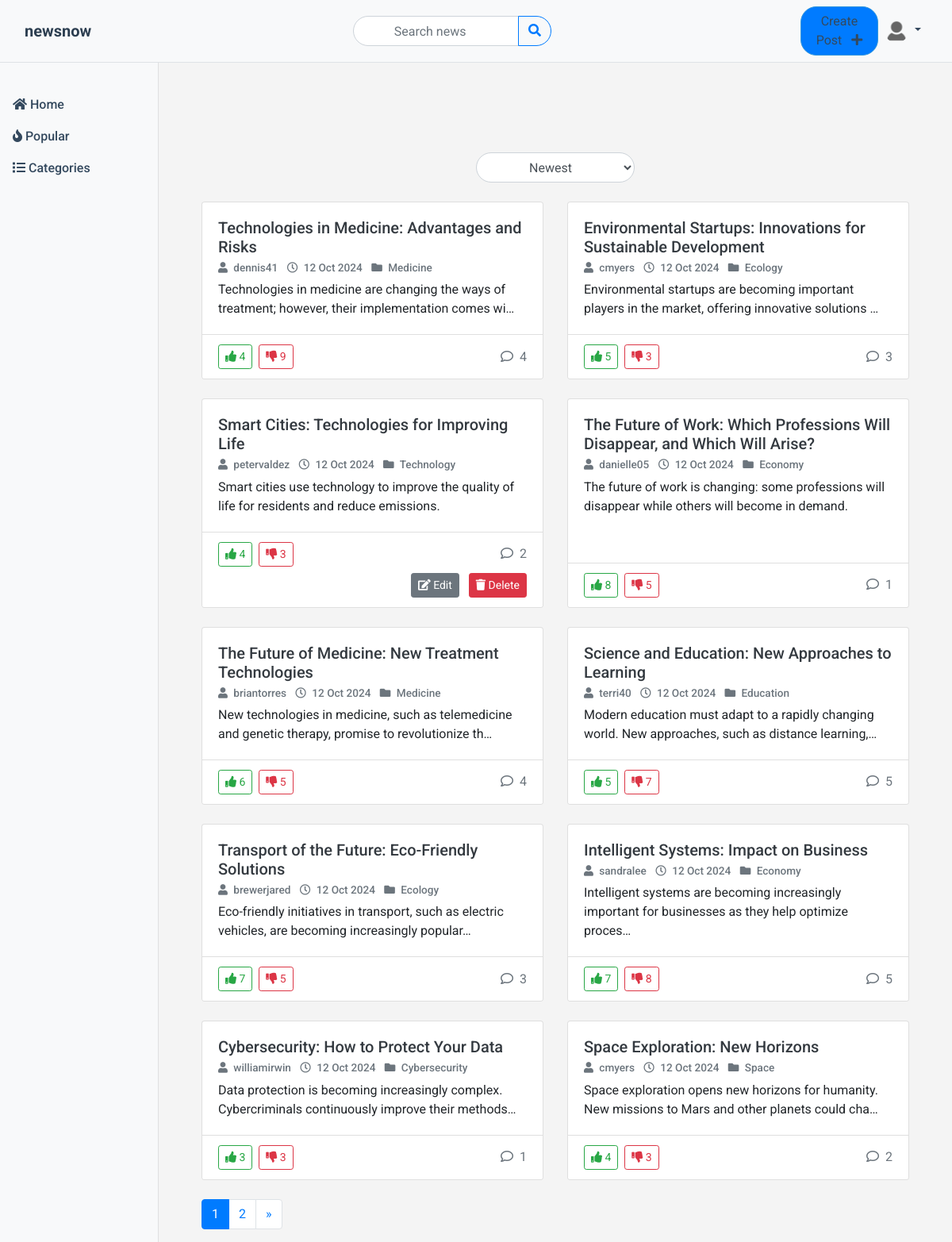
Screenshot of / (signed in) with the database file from the repository.
### news/models.py (models this page shows, shortened)
class Profile(models.Model):
    user = models.OneToOneField(User, on_delete=models.CASCADE)
    avatar = models.ImageField(default='avatars/default_avatar.jpg', upload_to='avatars/')

class Post(models.Model):
    title = models.CharField(max_length=255)
    content = models.TextField()
    created_at = models.DateTimeField(default=timezone.now)
    updated_at = models.DateTimeField(auto_now=True)
    author = models.ForeignKey(User, on_delete=models.CASCADE)
    category = models.ForeignKey('Category', on_delete=models.SET_NULL, null=True)

class Category(models.Model):
    name = models.CharField(max_length=100, unique=True)
    creator = models.ForeignKey(User, on_delete=models.CASCADE)

### news/views.py (the view)
# urls.py: path('', views.post_list, name='post_list'),
def post_list(request):
    sort_by = request.GET.get('sort', 'new')
    query = request.GET.get('q')
    if sort_by == 'new':
        posts = Post.objects.order_by('-created_at')
    elif sort_by == 'positive':
        posts = Post.objects.annotate(positive_votes=Count('votes', filter=models.Q(votes__value=1))).order_by('-positive_votes')
    elif sort_by == 'negative':
        posts = Post.objects.annotate(negative_votes=Count('votes', filter=models.Q(votes__value=-1))).order_by('-negative_votes')
    elif sort_by == 'comments':
        posts = Post.objects.annotate(num_comments=Count('comments')).order_by('-num_comments')
    if query:
        posts = posts.filter(Q(title__icontains=query) | Q(content__icontains=query))
    no_results = posts.count() == 0
    for post in posts:
        post.positive_votes = post.votes.filter(value=1).count()
        post.negative_votes = post.votes.filter(value=-1).count()
        post.comments_count = post.comments.count()
    paginator = Paginator(posts, 10)
    page_number = request.GET.get('page', 1)
    try:
        page_obj = paginator.page(page_number)
    except PageNotAnInteger:
        page_obj = paginator.page(1)
    except EmptyPage:
        page_obj = paginator.page(paginator.num_pages)
    context = {
        'posts': page_obj,
        'sort_by': sort_by,
        'no_results': no_results,
        'page_obj': page_obj
    }
    return render(request, 'news/post_list.html', context)

### news/templates/news/post_list.html (shortened to what this page needs)
{% extends 'news/base.html' %}
{% load static %}
{% block extra_css %}
    <link rel="stylesheet" href="{% static 'css/post_list.css' %}">
{% endblock %}
{% block content %}
<div class="container mt-4">
    <div class="row mb-4">
        <div class="col-md-6 offset-md-3">
            <form method="get" class="form-inline justify-content-center">
                <select name="sort" id="sort" class="form-control" onchange="this.form.submit()">
                    <option value="new" {% if sort_by == 'new' %}selected{% endif %}>Newest</option>
                </select>
            </form>
        </div>
    </div>
    <div id="post-list" class="row">
        {% include "news/posts_partial.html" %}
    </div>
    <div class="row">
        <div class="col-12 text-center">
            <nav aria-label="Page navigation">
                <ul class="pagination">
                    {% for num in posts.paginator.page_range %}
                        {% if posts.number == num %}
                            <li class="page-item active"><span class="page-link">{{ num }}</span></li>
                        {% else %}
                            <li class="page-item"><a class="page-link" href="?page={{ num }}&sort={{ sort_by }}">{{ num }}</a></li>
                        {% endif %}
                    {% endfor %}
                    {% if posts.has_next %}
                        <li class="page-item">
                            <a class="page-link" href="?page={{ posts.next_page_number }}&sort={{ sort_by }}">&raquo;</a>
                        </li>
                    {% endif %}
                </ul>
            </nav>
        </div>
    </div>
</div>
{% endblock %}

### news/templates/news/base.html (shortened to what this page needs)
{% load static %}
<!DOCTYPE html>
<html lang="en">
<head>
    <link href="https://stackpath.bootstrapcdn.com/bootstrap/4.5.2/css/bootstrap.min.css" rel="stylesheet">
    <link href="https://cdnjs.cloudflare.com/ajax/libs/font-awesome/5.15.4/css/all.min.css" rel="stylesheet">
    <link rel="stylesheet" href="{% static 'css/styles.css' %}">
    {% block extra_css %}{% endblock %}
</head>
<body class="d-flex flex-column min-vh-100">
    <nav class="navbar navbar-expand-lg navbar-light bg-light fixed-top">
        <div class="container-fluid">
            <a class="navbar-brand" href="{% url 'post_list' %}">newsnow</a>
            <div class="collapse navbar-collapse justify-content-center" id="navbarNav">
                <form class="form-inline my-2 my-lg-0 search-form" method="GET" action="{% url 'post_list' %}">
                    <div class="input-group">
                        <input class="form-control" type="search" placeholder="Search news" aria-label="Search" name="q" value="{{ request.GET.q }}">
                        <div class="input-group-append">
                            <button class="btn btn-outline-dark" type="submit">
                                <i class="fas fa-search"></i>
                            </button>
                        </div>
                    </div>
                </form>
                <ul class="navbar-nav ml-auto align-items-center">
                    {% if user.is_authenticated %}
                        <li class="nav-item">
                            <a class="nav-link btn btn-primary text-white create-post-btn" href="{% url 'post_create' %}">
                                Create Post <i class="fas fa-plus ml-2"></i>
                            </a>
                        </li>
                        <li class="nav-item dropdown">
                            <a class="nav-link dropdown-toggle" href="#" id="navbarDropdown" role="button" data-toggle="dropdown" aria-haspopup="true" aria-expanded="false">
                                <img src="{{ user.profile.avatar.url }}" alt="Avatar" class="rounded-circle" width="30" height="30">
                            </a>
                        </li>
                    {% else %}
                        <li class="nav-item">
                            <a class="nav-link" href="{% url 'login' %}">Login</a>
                        </li>
                    {% endif %}
                </ul>
            </div>
        </div>
    </nav>
    <div class="container-fluid">
        <div class="row">
            <nav class="col-md-3 col-lg-2 d-none d-lg-block bg-light sidebar">
                <div class="sidebar-sticky">
                    <ul class="nav flex-column">
                        <li class="nav-item">
                            <a class="nav-link" href="{% url 'post_list' %}">
                                <i class="fas fa-home"></i> Home
                            </a>
                        </li>
                        <li class="nav-item">
                            <a class="nav-link" href="{% url 'popular_posts' %}">
                                <i class="fas fa-fire"></i> Popular
                            </a>
                        </li>
                        <li class="nav-item">
                            <a class="nav-link" href="{% url 'category_list' %}">
                                <i class="fas fa-list"></i> Categories
                            </a>
                        </li>
                    </ul>
                </div>
            </nav>
            <main role="main" class="col-md-9 ml-sm-auto col-lg-10 px-md-4">
                <div class="container mt-5 pt-3">
                    {% block content %}
                    {% endblock %}
                </div>
            </main>
        </div>
    </div>
</body>
</html>

### news/templates/news/posts_partial.html (shortened to what this page needs)
{% for post in posts %}
<div class="col-md-6 mb-4">
    <div class="card h-100 post-item" data-post-id="{{ post.id }}">
        <div class="card-body">
            <h5 class="card-title">
                <a href="{% url 'post_detail' post.id %}" class="text-dark">{{ post.title }}</a>
            </h5>
            <h6 class="card-subtitle mb-2 text-muted">
                <span class="mr-2"><i class="fas fa-user"></i> {{ post.author }}</span>
                <span class="mr-2"><i class="far fa-clock"></i> {{ post.created_at|date:"d M Y" }}</span>
                <span><i class="fas fa-folder"></i> {{ post.category.name }}</span>
            </h6>
            <p class="card-text">{{ post.content|truncatechars:100 }}</p>
        </div>
        <div class="card-footer bg-white">
            <div class="d-flex justify-content-between align-items-center">
                <div class="btn-group">
                    <form method="post" action="{% url 'vote' post.id 'upvote' %}" class="mr-2">
                        <button type="submit" class="btn btn-sm btn-outline-success">
                            <i class="fas fa-thumbs-up"></i> {{ post.positive_votes }}
                        </button>
                    </form>
                    <form method="post" action="{% url 'vote' post.id 'downvote' %}">
                        <button type="submit" class="btn btn-sm btn-outline-danger">
                            <i class="fas fa-thumbs-down"></i> {{ post.negative_votes }}
                        </button>
                    </form>
                </div>
                <span class="text-muted">
                    <i class="far fa-comment"></i> {{ post.comments_count }}
                </span>
            </div>
            {% if user.is_authenticated and post.author == user %}
            <div class="mt-2 text-right">
                <a href="{% url 'edit_post' post.id %}" class="btn btn-sm btn-secondary mr-2">
                    <i class="fas fa-edit"></i> Edit
                </a>
                <form method="post" action="{% url 'delete_post' post.id %}" style="display:inline;" onsubmit="return confirm('Are you sure you want to delete this post?');">
                    <button type="submit" class="btn btn-sm btn-danger">
                        <i class="fas fa-trash"></i> Delete
                    </button>
                </form>
            </div>
            {% endif %}
        </div>
    </div>
</div>
{% endfor %}

### news/static/css/styles.css (style rules this page uses)
body { font-family: 'Roboto', sans-serif; background-color: #f4f4f4; padding-top: 56px; }
.navbar { border-bottom: 1px solid #dee2e6; }
.navbar-brand { font-weight: bold; color: #2c3e50 !important; }
.nav-link { color: #34495e !important; }
.search-form { position: relative; margin: 20px 0; max-width: 100%; width: 100%; display: flex; justify-content: center; }
.form-control { background-color: #ffffff; border-radius: 20px; text-align: center; border: 1px solid #ced4da; color: #495057; }
.form-control::placeholder { color: #6c757d; text-align: center; }
.btn-outline-dark { border-radius: 20px; border-color: #007bff; color: #007bff; }
.create-post-btn { border-radius: 20px; background-color: #007bff; transition: all 0.3s ease; border-color: #3498db; padding: 0.375rem 1rem; margin: 0 auto; }
.sidebar { position: fixed; top: 56px; bottom: 0; left: 0; z-index: 100; padding: 48px 0 0; box-shadow: inset -1px 0 0 rgba(0, 0, 0, .1); background-color: #f8f9fa !important; }
.sidebar-sticky { position: relative; top: 0; height: calc(100vh - 48px); padding-top: .5rem; overflow-x: hidden; overflow-y: auto; }
.sidebar .nav-link { font-weight: 500; color: #212529; }
main { padding-top: 48px; }

### news/static/css/post_list.css (style rules this page uses)
#sort { min-width: 200px; }
.post-item { transition: transform 0.3s ease-in-out; }
.card-title a { text-decoration: none; }
.card-subtitle { font-size: 0.85rem; }
.card-footer .btn-group .btn { transition: all 0.3s ease; }
.text-muted i { margin-right: 0.25rem; }

### rows the page displays
Post: title "Technologies in Medicine: Advantages and Risks", author "dennis41", created_at "12 Oct 2024", category.name "Medicine", content "Technologies in medicine are changing the ways of treatment; however, their implementation comes wi…", positive_votes "4", negative_votes "9", comments_count "4"
Post: title "Environmental Startups: Innovations for Sustainable Development", author "cmyers", created_at "12 Oct 2024", category.name "Ecology", content "Environmental startups are becoming important players in the market, offering innovative solutions …", positive_votes "5", negative_votes "3", comments_count "3"
Post: title "Smart Cities: Technologies for Improving Life", author "petervaldez", created_at "12 Oct 2024", category.name "Technology", content "Smart cities use technology to improve the quality of life for residents and reduce emissions.", positive_votes "4", negative_votes "3", comments_count "2", shows "Edit"
Post: title "The Future of Work: Which Professions Will Disappear, and Which Will Arise?", author "danielle05", created_at "12 Oct 2024", category.name "Economy", content "The future of work is changing: some professions will disappear while others will become in demand.", positive_votes "8", negative_votes "5", comments_count "1"
Post: title "The Future of Medicine: New Treatment Technologies", author "briantorres", created_at "12 Oct 2024", category.name "Medicine", content "New technologies in medicine, such as telemedicine and genetic therapy, promise to revolutionize th…", positive_votes "6", negative_votes "5", comments_count "4"
Post: title "Science and Education: New Approaches to Learning", author "terri40", created_at "12 Oct 2024", category.name "Education", content "Modern education must adapt to a rapidly changing world. New approaches, such as distance learning,…", positive_votes "5", negative_votes "7", comments_count "5"
Post: title "Transport of the Future: Eco-Friendly Solutions", author "brewerjared", created_at "12 Oct 2024", category.name "Ecology", content "Eco-friendly initiatives in transport, such as electric vehicles, are becoming increasingly popular…", positive_votes "7", negative_votes "5", comments_count "3"
Post: title "Intelligent Systems: Impact on Business", author "sandralee", created_at "12 Oct 2024", category.name "Economy", content "Intelligent systems are becoming increasingly important for businesses as they help optimize proces…", positive_votes "7", negative_votes "8", comments_count "5"
Post: title "Cybersecurity: How to Protect Your Data", author "williamirwin", created_at "12 Oct 2024", category.name "Cybersecurity", content "Data protection is becoming increasingly complex. Cybercriminals continuously improve their methods…", positive_votes "3", negative_votes "3", comments_count "1"
Post: title "Space Exploration: New Horizons", author "cmyers", created_at "12 Oct 2024", category.name "Space", content "Space exploration opens new horizons for humanity. New missions to Mars and other planets could cha…", positive_votes "4", negative_votes "3", comments_count "2"

### other values shown
{{ num }} "1"
{{ num }} "2"
